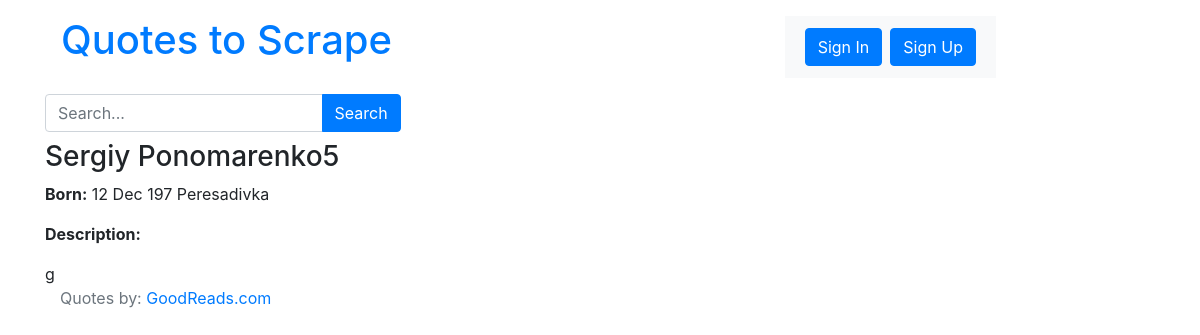
The page /author/sergiy-ponomarenko5/ on the database its author committed.
### quotes/models.py (models this page shows, shortened)
class Author(models.Model):
    fullname = models.CharField(max_length=150)
    born_date = models.CharField(max_length=10)
    born_location = models.CharField(max_length=150)
    description = models.TextField()
    created_at = models.DateTimeField(auto_now_add=True)
    slug = models.SlugField(max_length=50, blank=True)

### quotes/views.py (the view)
# urls.py: path("author/<slug:author_slug>/", views.author_page, name="author_page"),
def author_page(request, author_slug):
    author = Author.objects.get(slug=author_slug)
    top_tags = get_top_tags()
    return render(
        request,
        "quotes/author_page.html",
        context={"author": author, "top_tags": top_tags},
    )

### quotes/views.py (called while the page is built)
def get_top_tags():
    top_tags = Tag.objects.annotate(num_quotes=Count("quote")).order_by("-num_quotes")[
        :10
    ]
    top_tags = [(tag, 2 * tag.num_quotes) for tag in top_tags]
    return top_tags

### quotes/templates/quotes/author_page.html
{% extends 'quotes/base.html' %} {% block content %}
<div class="author-details">
  <h3 class="author-title">{{ author.fullname }}</h3>
  <p>
    <strong>Born:</strong>
    <span class="author-born-date">{{ author.born_date }}</span>
    <span class="author-born-location">{{ author.born_location }}</span>
  </p>
  <p><strong>Description:</strong></p>
  <div class="author-description">{{ author.description }}</div>
</div>
<footer class="footer">
  <div class="container">
    <p class="text-muted">
      Quotes by: <a href="https://www.goodreads.com/quotes">GoodReads.com</a>
    </p>
  </div>
</footer>
{% endblock %}

### quotes/static/quotes/styles.css (style rules this page uses)
a { color: #4582ec; text-decoration: none; cursor: pointer; }

### rows shown on the page
Author: fullname "Sergiy Ponomarenko5", born_date "12 Dec 197", born_location "Peresadivka", description "g"
